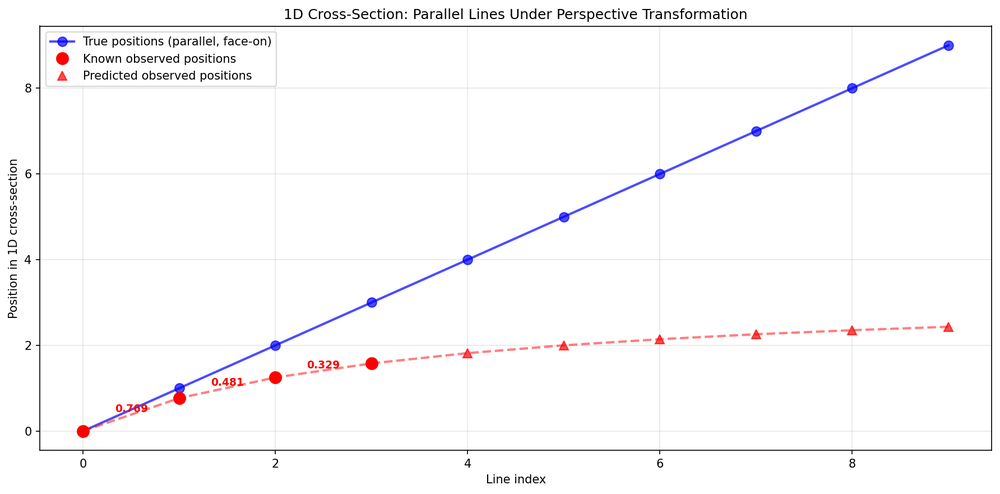
#> input picture neck-tracker/cross_section_view.png, 1000 x 494 px, shrunk from 1784 x 881 before the run, given in place of the camera
$ python hough_lines_segment_experiment.py
#> lines starting #> are read from the running program, lines starting #| are printed output that depends on the picture; after the words box and inside, x2 and y2 are one past the last pixel; in counts of white or black regions, pixels touching at a corner belong together
#> in main, frame is the input picture: shape (494, 1000, 3); mean B, G, R 250.3, 249.2, 250.3
"""
Hough Lines Experiment - Tracks and draws all Hough lines detected on Canny edges.

This experiment uses OpenCV's standard HoughLines function to detect lines in the
Canny edge detector output and visualizes all detected lines.
"""

import cv2
import numpy as np
import time

# ============= PARAMETERS TO TUNE =============
# Canny edge detection
CANNY_LOW_THRESHOLD = 50       # Lower = more edge pixels detected
CANNY_HIGH_THRESHOLD = 150     # Higher = only strong edges kept

# Preprocessing
BLUR_KERNEL_SIZE = 5          # Gaussian blur kernel size (must be odd)

# Hough Line Detection
HOUGH_RHO = 1                 # Distance resolution in pixels
HOUGH_THETA = np.pi / 180     # Angle resolution in radians (1 degree)
HOUGH_THRESHOLD = 100         # Minimum votes to detect a line
HOUGH_MIN_LINE_LENGTH = 50    # Minimum line length (for HoughLinesP)
HOUGH_MAX_LINE_GAP = 10       # Maximum gap between line segments (for HoughLinesP)

# Visualization
LINE_COLOR = (0, 255, 0)      # Green color for detected lines (BGR)
LINE_THICKNESS = 2            # Line thickness in pixels
EDGE_COLOR = (255, 255, 255)  # White color for edges.
# ============================================


def get_canny_edges(frame):
    """
    Extract Canny edge detection from frame.

    Args:
        frame: Input BGR image

    Returns:
        edges: Binary edge image
        edges_bgr: BGR version for visualization
    """
    # Convert to grayscale
    gray = cv2.cvtColor(frame, cv2.COLOR_BGR2GRAY)

    # Apply Gaussian blur to reduce noise
    blurred = cv2.GaussianBlur(gray, (BLUR_KERNEL_SIZE, BLUR_KERNEL_SIZE), 0)
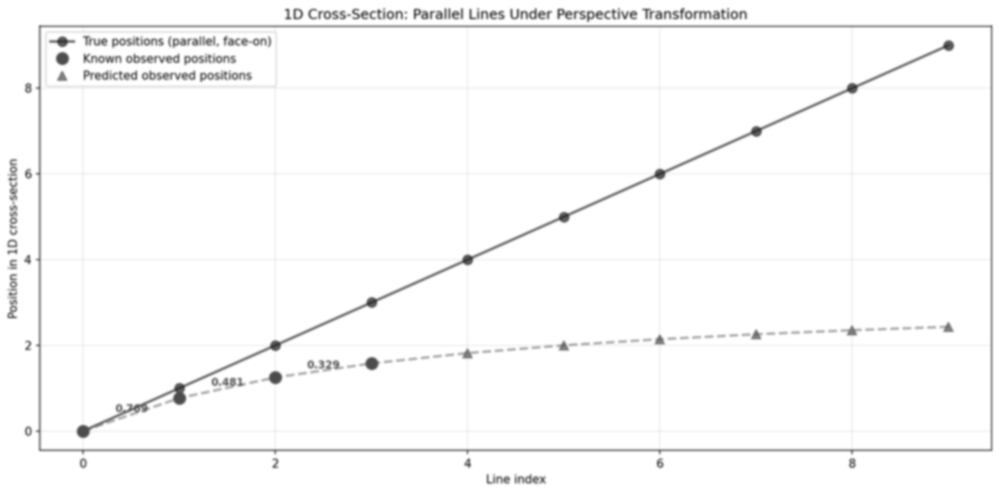
#> blurred: shape (494, 1000); min 58, max 255, mean 249.7

    # Canny edge detection
    edges = cv2.Canny(blurred, CANNY_LOW_THRESHOLD, CANNY_HIGH_THRESHOLD)
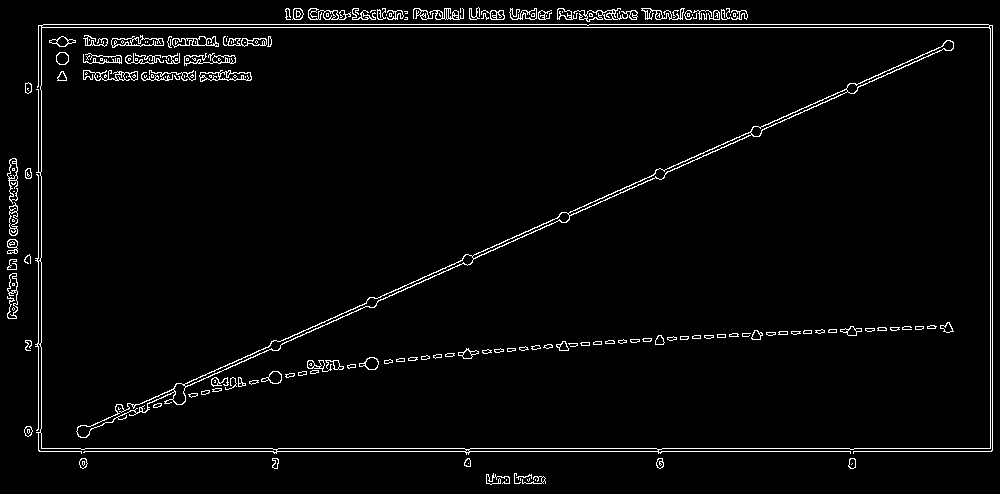
#> edges: shape (494, 1000); 3.1% white in thin lines or dots

    # Convert edges to BGR for visualization
    edges_bgr = cv2.cvtColor(edges, cv2.COLOR_GRAY2BGR)
#> edges_bgr: shape (494, 1000, 3); 3.1% white in thin lines or dots

    return edges, edges_bgr


def detect_hough_lines(edges):
    """
    Detect lines using standard Hough transform and find contributing edge pixels.

    Args:
        edges: Binary edge image from Canny

    Returns:
        lines_with_segments: List of tuples (rho, theta, start_point, end_point)
                            where start_point and end_point are the endpoints of the
                            longest continuous segment
    """
    # HoughLines returns lines in (rho, theta) format
    # rho: distance from origin to the line
    # theta: angle of the line in radians
    lines = cv2.HoughLines(edges, HOUGH_RHO, HOUGH_THETA, HOUGH_THRESHOLD)
#> lines = 110 rows, first 8: [27, 1.57], [24, 1.57], [451, 1.57], [448, 1.57], [425, 1.15], [428, 1.15], [992, 0], [990, 0]

    if lines is None:
        return None

    # Dilate edges to connect nearby pixels
    kernel = np.ones((3, 3), np.uint8)
    dilated_edges = cv2.dilate(edges, kernel, iterations=1)
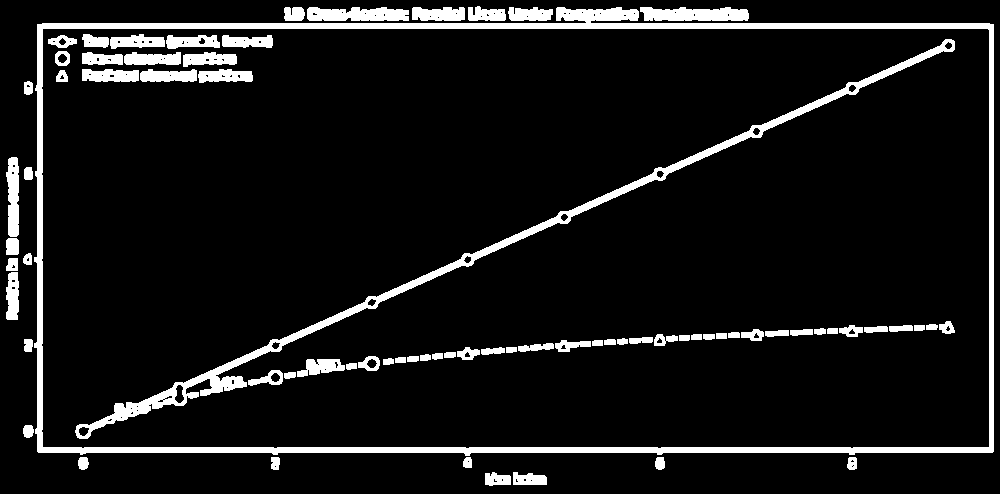
#> dilated_edges: shape (494, 1000); 8.8% white; 74 white regions, largest, box (x1, y1, x2, y2) and area: (34, 7, 994, 456) 17151, (75, 39, 955, 439) 8064, (640, 7, 749, 21) 1279

    # Get all edge pixel coordinates (y, x format)
    edge_points = np.argwhere(dilated_edges > 0)
#> edge_points = 43316 pairs, first value 6 to 485, second value 6 to 993

    # Convert to (x, y) format for easier calculation
    edge_x = edge_points[:, 1]
    edge_y = edge_points[:, 0]

    lines_with_segments = []

    for line in lines:
        rho, theta = line[0]

        # Vectorized distance calculation
        # A pixel (x, y) contributes if: x*cos(theta) + y*sin(theta) ≈ rho
        cos_theta = np.cos(theta)
        sin_theta = np.sin(theta)

        # Calculate distances for all edge pixels at once
        distances = np.abs(edge_x * cos_theta + edge_y * sin_theta - rho)

        # Find pixels within tolerance
        mask = distances < 1.5

        if np.sum(mask) >= 2:
            # Get contributing pixels
            contributing_x = edge_x[mask]
            contributing_y = edge_y[mask]
            contributing_pixels = np.column_stack((contributing_x, contributing_y))

            # Project all points onto the line direction
            line_direction = np.array([-sin_theta, cos_theta])
            projections = contributing_pixels @ line_direction

            # Sort pixels by their projection along the line
            sorted_indices = np.argsort(projections)
            sorted_projections = projections[sorted_indices]
            sorted_pixels = contributing_pixels[sorted_indices]

            # Find the longest continuous segment
            # Pixels are continuous if their projection difference is small
            max_gap = 3.0  # Maximum gap in projection space to be considered continuous

            best_start_idx = 0
            best_end_idx = 0
            best_length = 0

            current_start_idx = 0

            for i in range(1, len(sorted_projections)):
                gap = sorted_projections[i] - sorted_projections[i-1]

                if gap > max_gap:
                    # Found a gap, check if current segment is the longest
                    current_length = i - current_start_idx
                    if current_length > best_length:
                        best_length = current_length
                        best_start_idx = current_start_idx
                        best_end_idx = i - 1

                    # Start new segment
                    current_start_idx = i

            # Check the final segment
            current_length = len(sorted_projections) - current_start_idx
            if current_length > best_length:
                best_length = current_length
                best_start_idx = current_start_idx
                best_end_idx = len(sorted_projections) - 1

            # Only add if we have at least 2 pixels in the longest segment
            if best_length >= 2:
                start_point = tuple(sorted_pixels[best_start_idx].astype(int))
                end_point = tuple(sorted_pixels[best_end_idx].astype(int))

                lines_with_segments.append((rho, theta, start_point, end_point))
#> this loop made 110 passes
#> (rho, theta, cos_theta, sin_theta, line_direction) on passes 5, 6, 12, 13, 14, 15, 16, 17, 18, 19, 20: (425, 1.15, 0.407, 0.914, [-0.914, 0.407]), (428, 1.15, 0.407, 0.914, [-0.914, 0.407]), (25, 1.55, 0.0175, 1, [-1, 0.0175]), (10, 1.59, -0.0175, 1, [-1, -0.0175]), (28, 1.55, 0.0175, 1, [-1, 0.0175]), (385, 1.5, 0.0698, 0.998, [-0.998, 0.0698]), (8, 1.59, -0.0175, 1, [-1, -0.0175]), (374, 1.52, 0.0523, 0.999, [-0.999, 0.0523]), (31, 1.54, 0.0349, 0.999, [-0.999, 0.0349]), (-5, 1.61, -0.0349, 0.999, [-0.999, -0.0349]), (-2, 1.61, -0.0349, 0.999, [-0.999, -0.0349])
#> (rho, theta, sin_theta, line_direction, current_length) on passes 1, 2, 3, 4, 11, 22: (27, 1.57, 1, [-1, -4.37e-08], 2871), (24, 1.57, 1, [-1, -4.37e-08], 2862), (451, 1.57, 1, [-1, -4.37e-08], 2869), (448, 1.57, 1, [-1, -4.37e-08], 2858), (19, 1.57, 1, [-1, -4.37e-08], 55), (13, 1.57, 1, [-1, -4.37e-08], 354)

    return lines_with_segments if lines_with_segments else None


def draw_hough_lines(image, lines):
    """
    Draw line segments between actual start and end points of contributing pixels.

    Args:
        image: BGR image to draw on
        lines: List of tuples (rho, theta, start_point, end_point)

    Returns:
        output: Image with line segments drawn
    """
    output = image.copy()

    if lines is None:
        return output

    for line_data in lines:
        _, theta, start_point, end_point = line_data

        # Color based on line angle for visualization
        cos_theta = np.cos(theta)
        sin_theta = np.sin(theta)
        origin = [120, 255/2, 255/2]
        line_colour = tuple([origin[0], origin[1] + float(cos_theta*255/2), float(origin[2] + sin_theta*255/2)])

        # Draw only the segment between start and end points
        cv2.line(output, start_point, end_point, line_colour, LINE_THICKNESS)
#> this loop made 110 passes
#> line_data on passes 1 to 12: (27, 1.57, (993, 28), (37, 26)), (24, 1.57, (993, 25), (37, 24)), (451, 1.57, (993, 451), (37, 450)), (448, 1.57, (993, 449), (37, 447)), (425, 1.15, (465, 257), (85, 427)), (428, 1.15, (754, 134), (663, 174)), (992, 0, (991, 24), (992, 452)), (990, 0, (989, 23), (991, 452)), (38, 0, (37, 24), (39, 452)), (41, 0, (42, 23), (42, 452)), (19, 1.57, (748, 18), (644, 18)), (25, 1.55, (200, 23), (37, 25))
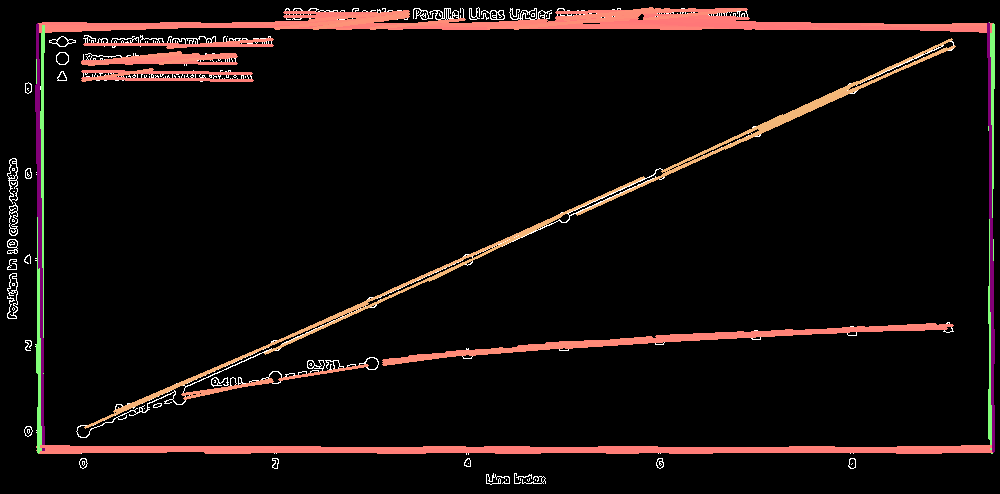
#> output: shape (494, 1000, 3); mean B, G, R 11, 12.2, 19.1

    return output


def main():
    # Open webcam
    cap = cv2.VideoCapture(0)

    if not cap.isOpened():
        print("Error: Could not open webcam")
        return

    print("=" * 60)
    print("HOUGH LINES EXPERIMENT")
    print("=" * 60)
    print("\nThis experiment detects and draws all Hough lines on Canny edges")
    print("\nPress 'q' to quit\n")

    print("Parameters:")
    print(f"  Canny thresholds: {CANNY_LOW_THRESHOLD}, {CANNY_HIGH_THRESHOLD}")
    print(f"  Hough rho: {HOUGH_RHO} pixels")
    print(f"  Hough theta: {np.rad2deg(HOUGH_THETA):.1f} degrees")
    print(f"  Hough threshold: {HOUGH_THRESHOLD} votes")
    print("=" * 60)

    # For FPS calculation
    prev_time = time.time()

    while True:
        # Capture frame
        ret, frame = cap.read()
        if not ret:
            print("Error: Failed to capture frame")
            break

        # Get Canny edges
        edges, edges_bgr = get_canny_edges(frame)

        # Detect Hough lines
        lines = detect_hough_lines(edges)

        # Draw lines on the edge image
        output = draw_hough_lines(edges_bgr, lines)

        # Calculate FPS
        current_time = time.time()
        fps = 1 / (current_time - prev_time)
        prev_time = current_time

        # Count detected lines
        num_lines = len(lines) if lines is not None else 0

        # Display info on frame
        cv2.putText(output, f"FPS: {fps:.1f}", (10, 30),
                    cv2.FONT_HERSHEY_SIMPLEX, 0.6, (0, 255, 255), 2)
        cv2.putText(output, f"Lines detected: {num_lines}", (10, 60),
                    cv2.FONT_HERSHEY_SIMPLEX, 0.6, (0, 255, 255), 2)
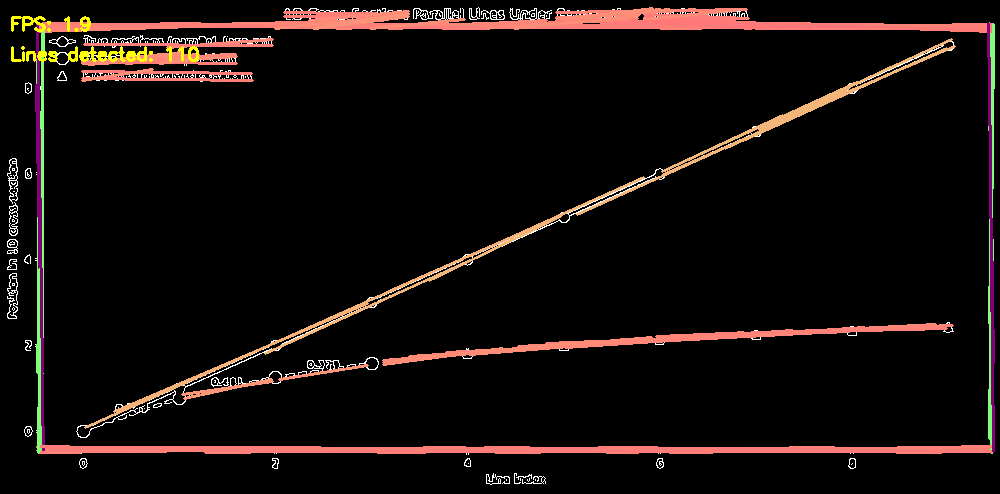
#> output: shape (494, 1000, 3); mean B, G, R 10.8, 12.9, 19.7

        # Show frames
        cv2.imshow('Canny Edges', edges)
        cv2.imshow('Hough Lines on Edges', output)

        # Check for quit
        if cv2.waitKey(1) & 0xFF == ord('q'):
#> (key q is pressed here)
            break

    # Cleanup
    cap.release()
    cv2.destroyAllWindows()
    print("\nExperiment stopped.")


if __name__ == "__main__":
    main()

$ run again, on neck-tracker/parallel_lines_perspective.png
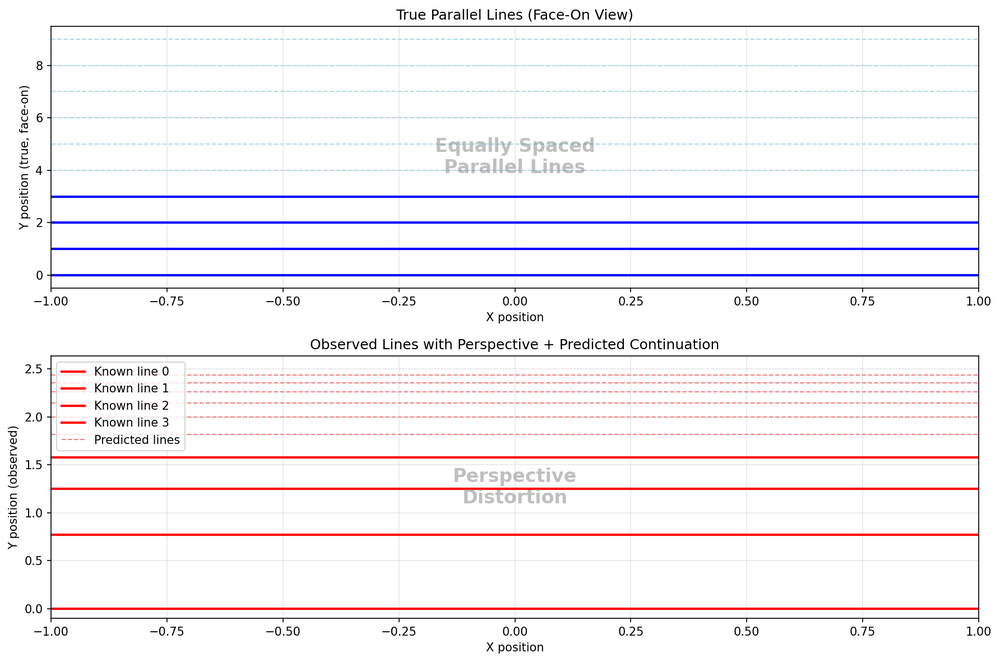
#> input picture neck-tracker/parallel_lines_perspective.png, 1000 x 662 px, shrunk from 1784 x 1181 before the run, given in place of the camera
#> in main, frame is the input picture: shape (662, 1000, 3); mean B, G, R 245.8, 242.4, 246.2
#> in get_canny_edges, `edges = cv2.Canny(blurred, CANNY_LOW_THRESHOLD, CANNY_HIGH_THRESHOLD)`:
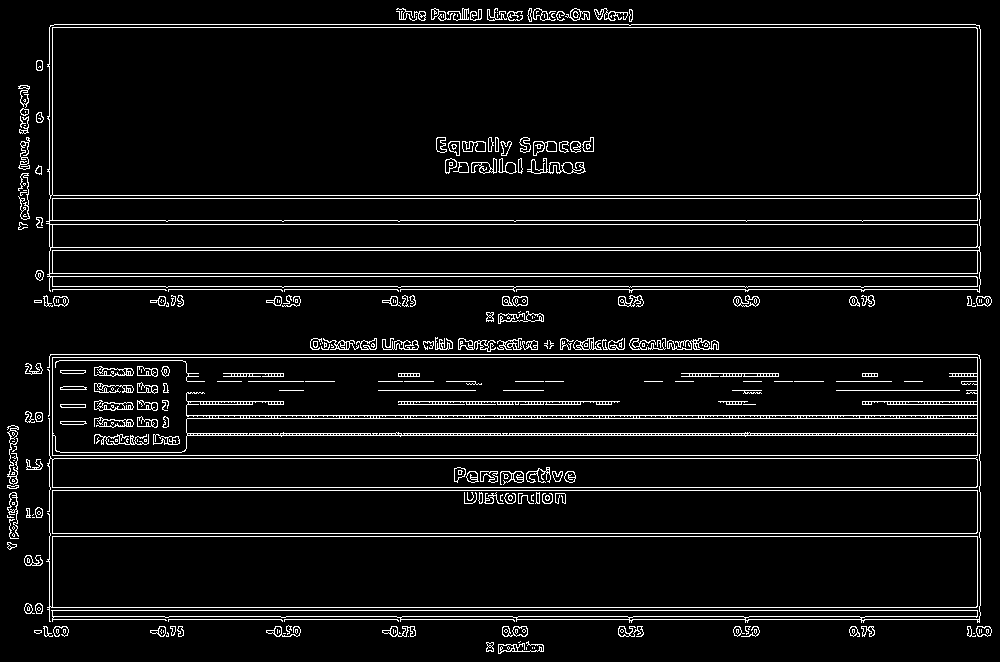
#> edges: shape (662, 1000); 6.4% white in thin lines or dots
#> edges_bgr: shape (662, 1000, 3); 6.4% white in thin lines or dots
#> lines = 995 rows, first 8: [224, 1.57], [607, 1.57], [610, 1.57], [273, 1.57], [276, 1.57], [198, 1.57], [487, 1.57], [533, 1.57]
#> dilated_edges: shape (662, 1000); 18.2% white; 92 white regions, largest, box (x1, y1, x2, y2) and area: (45, 337, 982, 624) 51888, (45, 7, 982, 308) 38129, (435, 136, 524, 175) 2079
#> edge_points = 120776 pairs, first value 7 to 654, second value 6 to 992
#> the loop in detect_hough_lines, `for line in lines:` made 995 passes
#> (rho, theta, cos_theta, sin_theta, line_direction) on passes 38, 41, 42, 43, 44, 45, 46, 47: (604, 1.59, -0.0175, 1, [-1, -0.0175]), (622, 1.55, 0.0175, 1, [-1, 0.0175]), (422, 1.55, 0.0175, 1, [-1, 0.0175]), (363, 1.54, 0.0349, 0.999, [-0.999, 0.0349]), (355, 1.55, 0.0175, 1, [-1, 0.0175]), (404, 1.61, -0.0349, 0.999, [-0.999, -0.0349]), (337, 1.59, -0.0175, 1, [-1, -0.0175]), (340, 1.59, -0.0175, 1, [-1, -0.0175])
#> the loop in draw_hough_lines, `for line_data in lines:` made 995 passes
#> line_data on passes 1 to 3: (224, 1.57, (981, 225), (35, 223)), (607, 1.57, (981, 606), (23, 606)), (610, 1.57, (981, 611), (23, 609))
#> in main, `cv2.putText(output, f"Lines detected: {num_lines}", (10, 60), cv2.FONT..`:
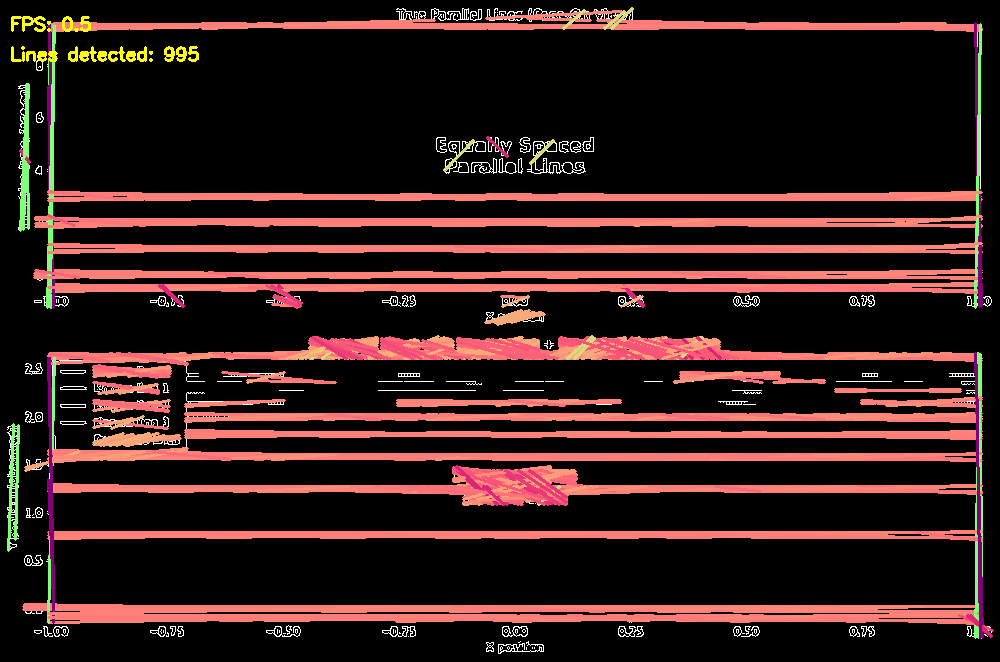
#> output: shape (662, 1000, 3); mean B, G, R 25.7, 27.9, 50.4
